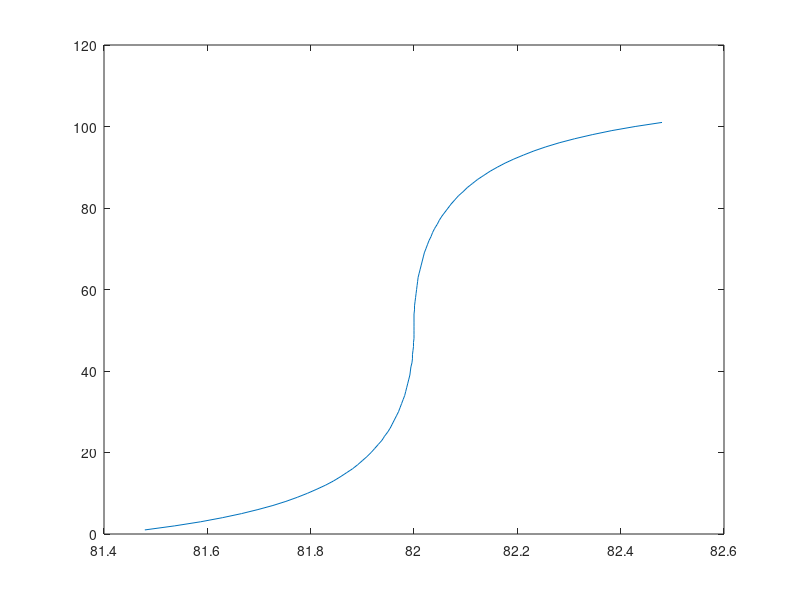

Recreate this plot in MATLAB.
close all
clear all
clc

freq = 81.5:0.01:82.5;
peak_sum=zeros(1,length(freq));
for i=1:length(freq)
amp=1; 
fs=44100;  % sampling frequency
duration=5;
%freq=82.41;
%freq=82;
values=0:1/fs:duration;
a=amp*sin(2*pi* freq(i)*values);

fft1 = abs(fft(a,fs-1))/fs*2;

%figure
%semilogx(fft1(2:end))

axis([70 100 0 1])

p = polyfit(81:83,fft1(82:84),2);

res = 0.001;
x = 79:res:85;

interp = polyval(p,x);
%hold on
%plot(x,interp,'r')

[peak_amp, peak] = max(interp);
 
peak_sum(i) = 79+(peak-1)*res;
end

plot(peak_sum,1:length(peak_sum))